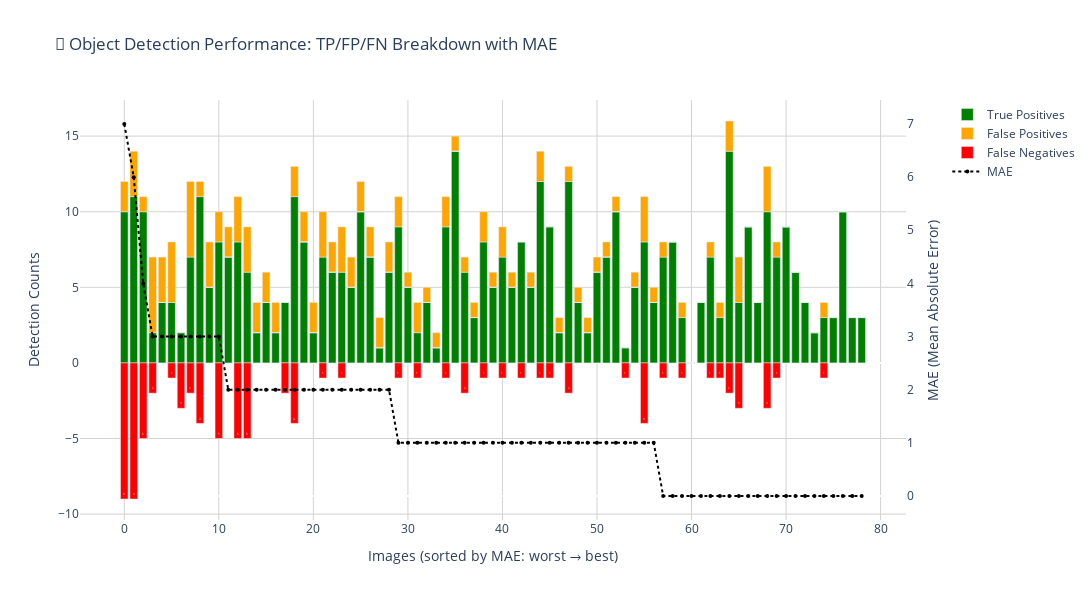

The notebook cell this image was saved under:
### Code cell
import plotly.graph_objects as go
import pandas as pd

# Create and sort DataFrame
df = pd.DataFrame(records)
df = df.sort_values("MAE", ascending=False).reset_index(drop=True)

# Clean up image names for better readability
df["clean_name"] = df["filepath"].str.replace("20230920_", "").str.replace("_jpg.rf.", "_").str.replace(".jpg", "")

# Create figure with clean hover templates
fig = go.Figure()

# TP bar - clean hover
fig.add_trace(go.Bar(
    x=df.index,
    y=df["TP"],
    name="True Positives",
    marker_color="green",
    hovertemplate="<b>%{customdata}</b><br>" +
                  "True Positives: %{y}<br>" +
                  "<extra></extra>",
    customdata=df["clean_name"]
))

# FP bar - clean hover  
fig.add_trace(go.Bar(
    x=df.index,
    y=df["FP"],
    name="False Positives", 
    marker_color="orange",
    base=df["TP"],
    hovertemplate="<b>%{customdata}</b><br>" +
                  "False Positives: %{text}<br>" +
                  "<extra></extra>",
    customdata=df["clean_name"],
    text=df["FP"]  # Show actual FP count, not stacked height
))

# FN bar - clean hover
fig.add_trace(go.Bar(
    x=df.index,
    y=-df["FN"],
    name="False Negatives",
    marker_color="red",
    hovertemplate="<b>%{customdata}</b><br>" +
                  "False Negatives: %{text}<br>" +
                  "<extra></extra>",
    customdata=df["clean_name"],
    text=df["FN"]  # Show positive FN value
))

# MAE line - simplified hover
fig.add_trace(go.Scatter(
    x=df.index,
    y=df["MAE"],
    name="MAE",
    mode="lines+markers",
    line=dict(color="black", dash="dot", width=2),
    marker=dict(size=4),
    yaxis="y2",
    hovertemplate="<b>%{customdata}</b><br>" +
                  "MAE: %{y}<br>" +
                  "Predicted: %{text}<br>" +
                  "<extra></extra>",
    customdata=df["clean_name"],
    text=df["Pred"].astype(str) + " | GT: " + df["GT"].astype(str)
))

# Layout settings
fig.update_layout(
    title="🎯 Object Detection Performance: TP/FP/FN Breakdown with MAE",
    barmode="relative",
    xaxis=dict(
        title="Images (sorted by MAE: worst → best)",
        showgrid=True,
        gridcolor="lightgray"
    ),
    yaxis=dict(
        title="Detection Counts",
        showgrid=True,
        gridcolor="lightgray"
    ),
    yaxis2=dict(
        title="MAE (Mean Absolute Error)",
        overlaying="y", 
        side="right",
        showgrid=False
    ),
    legend=dict(x=1.05, y=1),
    hovermode="closest",  # Changed from "x unified" to reduce clutter
    height=600,
    width=1200,
    plot_bgcolor="white"
)

# Show it
fig.show()
